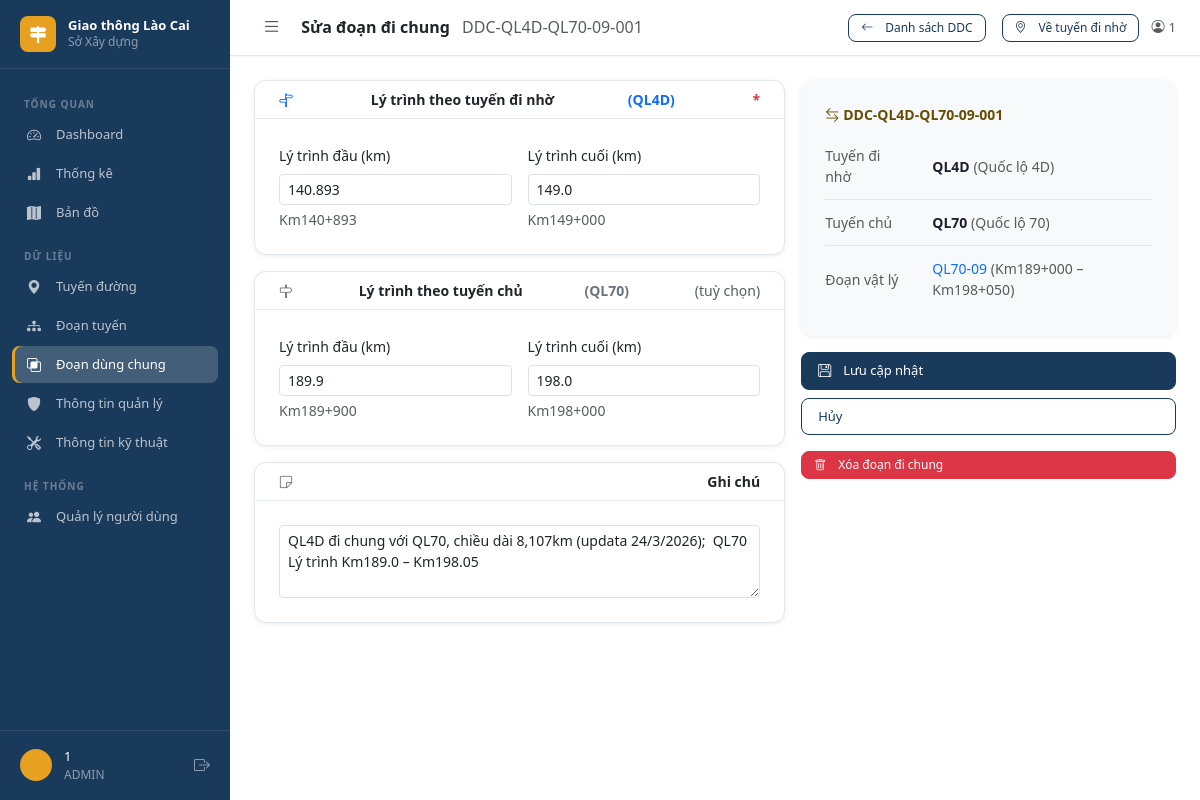
The app's page /doan-di-chung/1/sua (signed in) with its own data.
### tables this page shows
CREATE TABLE doan_di_chung (
    id                         INTEGER PRIMARY KEY AUTOINCREMENT,
    ma_doan_di_chung           TEXT    NOT NULL UNIQUE,
    tuyen_di_chung_id          INTEGER NOT NULL REFERENCES tuyen_duong(id),
    tuyen_chinh_id             INTEGER NOT NULL REFERENCES tuyen_duong(id),
    doan_id                    INTEGER NOT NULL REFERENCES doan_tuyen(id),
    ly_trinh_dau_di_chung      REAL    NOT NULL,
    ly_trinh_cuoi_di_chung     REAL    NOT NULL,
    ly_trinh_dau_tuyen_chinh   REAL    NOT NULL,
    ly_trinh_cuoi_tuyen_chinh  REAL    NOT NULL,
    ghi_chu                    TEXT,
    created_at                 TEXT    NOT NULL DEFAULT (datetime('now','localtime'))
    -- Bỏ UNIQUE(tuyen_di_chung_id, doan_id): thực tế DT159 đi nhờ QL4-04 ở 2 đoạn
    -- lý trình khác nhau → một tuyến có thể qua cùng đoạn vật lý nhiều lần
    -- Chỉ giữ UNIQUE trên ma_doan_di_chung
);

CREATE TABLE tuyen_duong (
    id                   INTEGER PRIMARY KEY AUTOINCREMENT,
    ma_tuyen             TEXT    NOT NULL UNIQUE,
    ten_tuyen            TEXT    NOT NULL,
    cap_quan_ly_id       INTEGER NOT NULL REFERENCES cap_quan_ly(id),
    don_vi_quan_ly_id    INTEGER NOT NULL REFERENCES don_vi(id),
    diem_dau             TEXT,
    diem_cuoi            TEXT,
    lat_dau              REAL,
    lng_dau              REAL,
    lat_cuoi             REAL,
    lng_cuoi             REAL,
    chieu_dai_thuc_te    REAL    NOT NULL DEFAULT 0,
    chieu_dai_quan_ly    REAL    NOT NULL DEFAULT 0,
    nam_xay_dung         INTEGER,
    nam_hoan_thanh       INTEGER,
    ghi_chu              TEXT,
    created_at           TEXT    NOT NULL DEFAULT (datetime('now','localtime'))
);

CREATE TABLE doan_tuyen (
    id                        INTEGER PRIMARY KEY AUTOINCREMENT,
    ma_doan                   TEXT    NOT NULL UNIQUE,
    tuyen_id                  INTEGER NOT NULL REFERENCES tuyen_duong(id),
    cap_duong_id              INTEGER REFERENCES cap_duong(id),
    tinh_trang_id             INTEGER REFERENCES tinh_trang(id),
    ket_cau_mat_id            INTEGER REFERENCES ket_cau_mat_duong(id),
    ly_trinh_dau              REAL    NOT NULL,
    ly_trinh_cuoi             REAL    NOT NULL,
    chieu_dai_thuc_te         REAL,
    chieu_rong_mat_min        REAL,
    chieu_rong_mat_max        REAL,
    chieu_rong_nen_min        REAL,
    chieu_rong_nen_max        REAL,
    don_vi_bao_duong_id       INTEGER REFERENCES don_vi(id),
    nam_lam_moi               INTEGER,
    ngay_cap_nhat_tinh_trang  TEXT,
    ghi_chu                   TEXT,
    created_at                TEXT    NOT NULL DEFAULT (datetime('now','localtime')),
    updated_at                TEXT,
    updated_by_id             INTEGER REFERENCES nguoi_dung(id)
);

### api/routes/doan_di_chung_route.py (the view)
@router.get("/{id}/sua", response_class=HTMLResponse)
async def form_sua(
    request: Request, id: int,
    user=Depends(yeu_cau_quyen_bien_tap), conn=Depends(get_db),
):
    ddc = ddc_repo.lay_theo_id(conn, id)
    if not ddc:
        return RedirectResponse(url="/tuyen-duong/", status_code=302)
    tuyen_di_chung = td_repo.lay_theo_id(conn, ddc.tuyen_di_chung_id)
    tuyen_chinh    = td_repo.lay_theo_id(conn, ddc.tuyen_chinh_id)
    doan_vat_ly    = dt_repo.lay_theo_id(conn, ddc.doan_id)
    return templates.TemplateResponse("doan_di_chung/form.html", {
        "request":        request,
        "user":           user,
        "ddc":            ddc,
        "tuyen_di_chung": tuyen_di_chung,
        "tuyen_chinh":    tuyen_chinh,
        "doan_vat_ly":    doan_vat_ly,
        "loi":            None,
    })

### templates/doan_di_chung/form.html (shortened to what this page needs)
{% extends "base.html" %}
{% block page_title %}
  Sửa đoạn đi chung
  <span class="text-muted fw-normal fs-6 ms-2">{{ ddc.ma_doan_di_chung }}</span>
{% endblock %}
{% block topbar_actions %}
<a href="/doan-di-chung/" class="btn-gt btn-gt-outline btn-gt-sm">
  <i class="bi bi-arrow-left me-1"></i>Danh sách DDC
</a>
<a href="/tuyen-duong/{{ ddc.tuyen_di_chung_id }}"
   class="btn-gt btn-gt-outline btn-gt-sm ms-1">
  <i class="bi bi-geo-alt me-1"></i>Về tuyến đi nhờ
</a>
{% endblock %}
{% block content %}
<form method="post" action="/doan-di-chung/{{ ddc.id }}/sua">
  <div class="row g-3">
    <div class="col-lg-7">
      <div class="card-gt mb-3">
        <div class="card-gt-header py-2 fw-semibold small">
          <i class="bi bi-signpost-split me-1 text-primary"></i>
          Lý trình theo tuyến đi nhờ
          {% if tuyen_di_chung %}
          <span class="text-primary">({{ tuyen_di_chung.ma_tuyen }})</span>
          {% endif %}
          <span class="text-danger ms-1">*</span>
        </div>
        <div class="card-gt-body">
          <div class="row g-3">
            <div class="col-6">
              <label class="form-label small">Lý trình đầu (km)</label>
              <input type="number" name="ly_trinh_dau_di_chung"
                     class="form-control form-control-sm"
                     step="0.001" required
                     value="{{ ddc.ly_trinh_dau_di_chung }}">
              <div class="form-text">
                {{ ddc.ly_trinh_dau_di_chung | ly_trinh }}
              </div>
            </div>
            <div class="col-6">
              <label class="form-label small">Lý trình cuối (km)</label>
              <input type="number" name="ly_trinh_cuoi_di_chung"
                     class="form-control form-control-sm"
                     step="0.001" required
                     value="{{ ddc.ly_trinh_cuoi_di_chung }}">
              <div class="form-text">
                {{ ddc.ly_trinh_cuoi_di_chung | ly_trinh }}
              </div>
            </div>
          </div>
        </div>
      </div>
      <div class="card-gt mb-3">
        <div class="card-gt-header py-2 fw-semibold small">
          <i class="bi bi-signpost me-1 text-secondary"></i>
          Lý trình theo tuyến chủ
          {% if tuyen_chinh %}
          <span class="text-secondary">({{ tuyen_chinh.ma_tuyen }})</span>
          {% endif %}
          <span class="text-muted fw-normal ms-1">(tuỳ chọn)</span>
        </div>
        <div class="card-gt-body">
          <div class="row g-3">
            <div class="col-6">
              <label class="form-label small">Lý trình đầu (km)</label>
              <input type="number" name="ly_trinh_dau_tuyen_chinh"
                     class="form-control form-control-sm"
                     step="0.001"
                     value="{{ ddc.ly_trinh_dau_tuyen_chinh or '' }}">
              {% if ddc.ly_trinh_dau_tuyen_chinh %}
              <div class="form-text">{{ ddc.ly_trinh_dau_tuyen_chinh | ly_trinh }}</div>
              {% endif %}
            </div>
            <div class="col-6">
              <label class="form-label small">Lý trình cuối (km)</label>
              <input type="number" name="ly_trinh_cuoi_tuyen_chinh"
                     class="form-control form-control-sm"
                     step="0.001"
                     value="{{ ddc.ly_trinh_cuoi_tuyen_chinh or '' }}">
              {% if ddc.ly_trinh_cuoi_tuyen_chinh %}
              <div class="form-text">{{ ddc.ly_trinh_cuoi_tuyen_chinh | ly_trinh }}</div>
              {% endif %}
            </div>
          </div>
        </div>
      </div>
      <div class="card-gt mb-3">
        <div class="card-gt-header py-2 fw-semibold small">
          <i class="bi bi-sticky me-1 text-secondary"></i>Ghi chú
        </div>
        <div class="card-gt-body">
          <textarea name="ghi_chu" rows="3" class="form-control form-control-sm"
                    placeholder="Ghi chú bổ sung...">{% if ddc.ghi_chu %}{{ ddc.ghi_chu }}{% endif %}</textarea>
        </div>
      </div>
    </div>
    <div class="col-lg-5">
      <div class="card-gt mb-3 bg-light border-0">
        <div class="card-gt-body small">
          <div class="fw-semibold mb-2 text-warning-emphasis">
            <i class="bi bi-arrow-left-right me-1"></i>{{ ddc.ma_doan_di_chung }}
          </div>
          <table class="table-gt mb-0">
            <tr>
              <td class="text-muted ps-0">Tuyến đi nhờ</td>
              <td class="fw-semibold">
                {% if tuyen_di_chung %}
                  {{ tuyen_di_chung.ma_tuyen }}
                  <span class="text-muted fw-normal">({{ tuyen_di_chung.ten_tuyen }})</span>
                {% else %}—{% endif %}
              </td>
            </tr>
            <tr>
              <td class="text-muted ps-0">Tuyến chủ</td>
              <td class="fw-semibold">
                {% if tuyen_chinh %}
                  {{ tuyen_chinh.ma_tuyen }}
                  <span class="text-muted fw-normal">({{ tuyen_chinh.ten_tuyen }})</span>
                {% else %}—{% endif %}
              </td>
            </tr>
            <tr>
              <td class="text-muted ps-0">Đoạn vật lý</td>
              <td>
                {% if doan_vat_ly %}
                  <a href="/doan-tuyen/{{ doan_vat_ly.id }}" class="text-decoration-none">
                    {{ doan_vat_ly.ma_doan }}
                  </a>
                  <span class="text-muted">
                    ({{ doan_vat_ly.ly_trinh_dau|ly_trinh }} – {{ doan_vat_ly.ly_trinh_cuoi|ly_trinh }})
                  </span>
                {% else %}—{% endif %}
              </td>
            </tr>
          </table>
        </div>
      </div>
      <div class="d-grid gap-2">
        <button type="submit" class="btn-gt btn-gt-primary">
          <i class="bi bi-floppy me-1"></i>Lưu cập nhật
        </button>
        <a href="/tuyen-duong/{{ ddc.tuyen_di_chung_id }}"
           class="btn-gt btn-gt-outline">Hủy</a>
      </div>
      {% if user and user.loai_quyen == 'ADMIN' %}
      <div class="mt-3">
        <form method="post" action="/doan-di-chung/{{ ddc.id }}/xoa"
              onsubmit="return confirm('Xóa đoạn đi chung {{ ddc.ma_doan_di_chung }}?\nThao tác này không thể hoàn tác.')">
          <button type="submit" class="btn-gt btn-gt-danger btn-gt-sm w-100">
            <i class="bi bi-trash me-1"></i>Xóa đoạn đi chung
          </button>
        </form>
      </div>
      {% endif %}
    </div>
  </div>
</form>
{% endblock %}

### static/css/design-system.css (style rules this page uses)
:root { --color-primary: #1a3a5c; --color-primary-dark: #122840; --color-primary-light: #2a5298; --color-accent: #e8a020; --color-accent-light: #fef3dc; --color-success: #28a745; --color-success-bg: #d4edda; --color-warning: #ffc107; --color-warning-bg: #fff3cd; --color-danger: #dc3545; --color-danger-bg: #f8d7da; --color-info: #17a2b8; --color-info-bg: #d1ecf1; --color-tt-tot: #28a745; --color-tt-tb: #ffc107; --color-tt-kem: #fd7e14; --color-tt-hh-nang: #dc3545; --color-tt-thi-cong: #6f42c1; --color-tt-bao-tri: #20c997; --color-tt-chua-xd: #adb5bd; --color-bg-page: #f0f4f8; --color-bg-card: #ffffff; --color-bg-hover: #f8fafc; --color-border: #e2e8f0; --color-border-strong: #cbd5e0; --color-text-primary: #1a202c; --color-text-secondary: #4a5568; --color-text-muted: #718096; --color-text-disabled: #a0aec0; --font-family-base: 'Inter', 'Segoe UI', system-ui, -apple-system, sans-serif; --font-family-mono: 'JetBrains Mono', 'Fira Code', 'Consolas', monospace; --font-size-xs: 0.75rem; --font-size-sm: 0.8125rem; --font-size-base: 0.875rem; --font-size-md: 0.9375rem; --font-size-lg: 1rem; --font-size-xl: 1.125rem; --font-size-2xl: 1.25rem; --font-size-3xl: 1.5rem; --font-weight-normal: 400; --font-weight-medium: 500; --font-weight-semibold: 600; --font-weight-bold: 700; --line-height-tight: 1.3; --line-height-base: 1.6; --line-height-loose: 1.8; --space-1: 0.25rem; --space-2: 0.5rem; --space-3: 0.75rem; --space-4: 1rem; --space-5: 1.25rem; --space-6: 1.5rem; --space-8: 2rem; --space-10: 2.5rem; --space-12: 3rem; --radius-sm: 4px; --radius-md: 8px; --radius-lg: 12px; --radius-xl: 16px; --radius-full: 9999px; --shadow-xs: 0 1px 2px rgba(0,0,0,.05); --shadow-sm: 0 1px 4px rgba(0,0,0,.08); --shadow-md: 0 4px 12px rgba(0,0,0,.10); --shadow-lg: 0 8px 24px rgba(0,0,0,.12); --shadow-xl: 0 16px 48px rgba(0,0,0,.16); --sidebar-width: 230px; --sidebar-collapsed: 64px; --topbar-height: 56px; --content-max-width: 1400px; --transition-fast: 150ms ease; --transition-base: 250ms ease; --transition-slow: 400ms ease; --z-sidebar: 100; --z-topbar: 200; --z-dropdown: 300; --z-modal: 400; --z-toast: 500; }
*, *::before, *::after { box-sizing: border-box; }
html { font-size: 16px; scroll-behavior: smooth; }
body { font-family: var(--font-family-base); font-size: var(--font-size-base); color: var(--color-text-primary); background: var(--color-bg-page); line-height: var(--line-height-base); -webkit-font-smoothing: antialiased; }
.text-muted { color: var(--color-text-muted); }
.text-secondary { color: var(--color-text-secondary); }
.card-gt { background: var(--color-bg-card); border: 1px solid var(--color-border); border-radius: var(--radius-lg); box-shadow: var(--shadow-sm); overflow: hidden; }
.card-gt-header { padding: var(--space-4) var(--space-6); border-bottom: 1px solid var(--color-border); display: flex; align-items: center; justify-content: space-between; }
.card-gt-body { padding: var(--space-6); }
.table-gt { width: 100%; border-collapse: collapse; }
.table-gt tbody td { padding: var(--space-3) var(--space-4); font-size: var(--font-size-base); color: var(--color-text-primary); border-bottom: 1px solid var(--color-border); vertical-align: middle; }
.table-gt tbody tr { transition: background var(--transition-fast); }
.table-gt tbody tr:last-child td { border-bottom: none; }
.btn-gt { display: inline-flex; align-items: center; gap: var(--space-2); padding: var(--space-2) var(--space-4); border-radius: var(--radius-md); font-size: var(--font-size-sm); font-weight: var(--font-weight-medium); border: 1px solid transparent; cursor: pointer; text-decoration: none; transition: all var(--transition-fast); white-space: nowrap; }
.btn-gt-primary { background: var(--color-primary); color: #fff; border-color: var(--color-primary); }
.btn-gt-outline { background: transparent; color: var(--color-primary); border-color: var(--color-primary); }
.btn-gt-danger { background: var(--color-danger); color: #fff; border-color: var(--color-danger); }
.btn-gt-sm { padding: var(--space-1) var(--space-3); font-size: var(--font-size-xs); }

### records on screen
doan_di_chung: ma_doan_di_chung "DDC-QL4D-QL70-09-001", ly_trinh_dau_di_chung "140.893", ly_trinh_dau_di_chung|ly_trinh "Km140+893", ly_trinh_cuoi_di_chung "149.0", ly_trinh_cuoi_di_chung|ly_trinh "Km149+000", ly_trinh_dau_tuyen_chinh "189.9", ly_trinh_dau_tuyen_chinh|ly_trinh "Km189+900", ly_trinh_cuoi_tuyen_chinh "198.0", ly_trinh_cuoi_tuyen_chinh|ly_trinh "Km198+000", ghi_chu "QL4D đi chung với QL70, chiều dài 8,107km (updata 24/3/2026); QL70 Lý trình Km189.0 – Km198.05"
tuyen_duong: ma_tuyen "QL4D", ten_tuyen "Quốc lộ 4D"
tuyen_duong: ma_tuyen "QL70", ten_tuyen "Quốc lộ 70"
doan_tuyen: ma_doan "QL70-09", ly_trinh_dau|ly_trinh "Km189+000", ly_trinh_cuoi|ly_trinh "Km198+050"

### other values on screen
{{ user.id }} "1"
{{ user.loai_quyen if user.loai_quyen is defined else '' }} "ADMIN"
